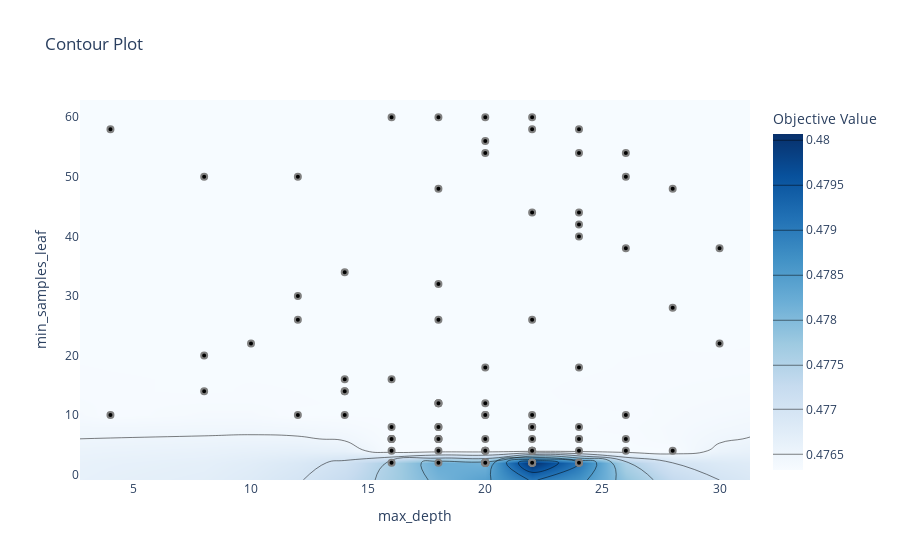

The code cell stored with this chart in its notebook:
### Code cell
optuna.visualization.plot_contour(study)

### Figure 1 — Plotly figure (JSON) as saved in the notebook; plotly's stock layout.template omitted (floating-point values rounded to 4 significant figures; data arrays with more than 128 entries replaced by an {"elided": "..."} marker saying what was removed)
{"data": [{"colorbar": {"title": {"text": "Objective Value"}}, "colorscale": [[0, "rgb(247,251,255)"], [0.125, "rgb(222,235,247)"], [0.25, "rgb(198,219,239)"], [0.375, "rgb(158,202,225)"], [0.5, "rgb(107,174,214)"], [0.625, "rgb(66,146,198)"], [0.75, "rgb(33,113,181)"], [0.875, "rgb(8,81,156)"], [1, "rgb(8,48,107)"]], "connectgaps": true, "contours": {"coloring": "heatmap"}, "hoverinfo": "none", "line": {"smoothing": 1.3}, "reversescale": false, "type": "contour", "x": [2.7, 4, 8, 10, 12, 14, 16, 18, 20, 22, 24, 26, 28, 30, 31.3], "y": [-0.9, 2, 4, 6, 8, 10, 12, 14, 16, 18, 20, 22, 26, 28, 30, 32, 34, 38, 40, 42, 44, 48, 50, 54, 56, 58, 60, 62.9], "z": {"elided": "28x15 float values"}}, {"marker": {"color": "black", "line": {"color": "Gray", "width": 2}}, "mode": "markers", "name": "Feasible Trial", "showlegend": false, "type": "scatter", "x": [18, 22, 20, 20, 18, 14, 12, 20, 24, 16, 22, 16, 12, 8, 22, 28, 8, 12, 18, 4, 14, 30, 26, 26, 8, 20, 24, 14, 30, 24, 18, 20, 22, 20, 18, 26, 16, 22, 20, 24, 16, 10, 20, 18, 22, 22, 28, 20, 14, 16, 18, 20, 20, 22, 24, 18, 12, 14, 20, 16, 20, 4, 18, 22, 20, 18, 22, 24, 20, 22, 26, 24, 20, 20, 18, 18, 22, 16, 18, 20, 22, 24, 24, 28, 22, 24, 26, 20, 18, 22, 20, 16, 20, 20, 22, 24, 24, 22, 26, 24], "y": [60, 58, 18, 60, 26, 14, 26, 2, 42, 6, 10, 6, 30, 50, 26, 48, 14, 10, 12, 58, 10, 38, 54, 38, 20, 2, 44, 34, 22, 54, 32, 2, 60, 56, 48, 50, 60, 44, 54, 40, 16, 22, 2, 6, 4, 8, 28, 2, 16, 4, 8, 12, 4, 2, 58, 8, 50, 14, 2, 6, 2, 10, 2, 4, 6, 12, 8, 2, 2, 4, 10, 6, 2, 2, 4, 6, 8, 2, 12, 4, 6, 18, 2, 4, 2, 8, 4, 10, 6, 2, 10, 8, 2, 4, 2, 4, 6, 2, 6, 2]}, {"marker": {"color": "#cccccc", "line": {"color": "Gray", "width": 2}}, "mode": "markers", "name": "Infeasible Trial", "showlegend": false, "type": "scatter", "x": [], "y": []}], "layout": {"title": {"text": "Contour Plot"}, "xaxis": {"range": [2.7, 31.3], "title": {"text": "max_depth"}}, "yaxis": {"range": [-0.9, 62.9], "title": {"text": "min_samples_leaf"}}}}
